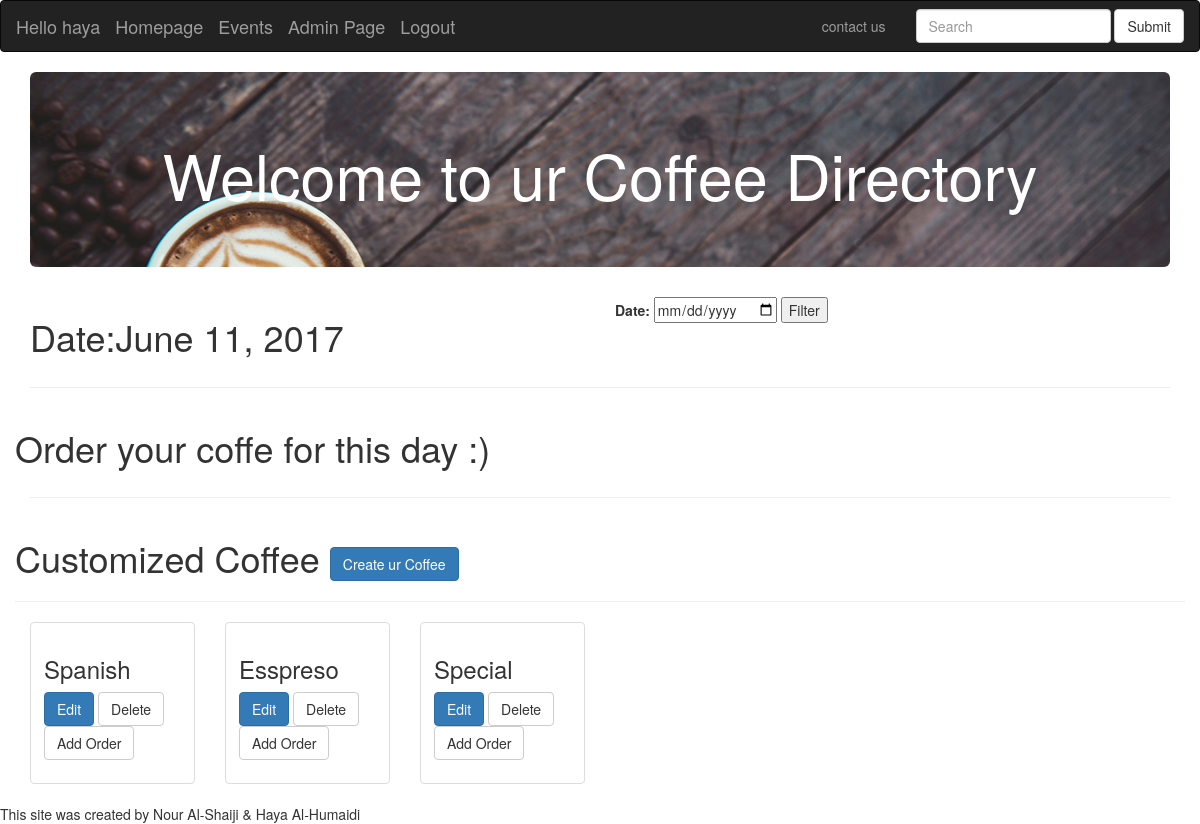
The page /main/home/ (signed in) on the database its author committed.
### main/models.py (models this page shows, shortened)
class Order(models.Model):
    user = models.ForeignKey(User)
    coffee = models.ForeignKey(Coffee)
    date = models.DateField()

class Coffee(models.Model):
    user= models.ForeignKey(User)
    name = models.CharField(max_length = 255)
    bean = models.ForeignKey(Bean)
    roast = models.ForeignKey(Roast)
    esspreso_shots = models.PositiveIntegerField(default = 1)
    water = models.FloatField(default = 0)
    steamed_milk = models.BooleanField(default = False)
    foam = models.FloatField(default = 0)
    powder = models.ManyToManyField(Powder, blank=True)
    syrup = models.ManyToManyField(Syrup, blank=True)
    extra_instructions = models.TextField()
    def __str__(self):
        return self.name

### main/views.py (the view)
def home(request):
    context = {}
    if not request.user.is_authenticated():
        return redirect('/accounts/github/login')
    user = request.user
    context['user']=user
    if request.method=="POST":
        form = SearchForm(request.POST)
        if form.is_valid():
            context['form']=form
            date = form.cleaned_data['date']
            context['today']=date
            order_list = Order.objects.filter(user=user, date=date)
            context["order_list"]=order_list
    else:
        form = SearchForm()
        context["form"]=form
        today = datetime.date.today()
        context['today']=today
        order_list = Order.objects.filter(user=user, date=today)
        context['order_list']=order_list
    coffee_list = Coffee.objects.filter(user=user)
    context['coffee_list']=coffee_list
    return render(request, "main/home.html", context)

### main/forms.py
class SearchForm(forms.Form):
    date = forms.DateField(widget = forms.DateInput(attrs={"type":"date"}))

### main/templates/main/home.html (shortened to what this page needs)
{% extends 'main/base.html' %}
{% load crispy_forms_tags %}
{% block header %} Welcome to ur Coffee Directory {% endblock %}
{% block content %}
<div class="row">
 <div class="col col-sm-6">
 <h1>Date:{{today}}</h1>
 </div>
 <div class="col col-sm-6">
 <form class="" action="{% url 'main:home' %}" method="post">
     {{form}}
     <input type="submit" name="" value="Filter">
 </form>
 </div>
</div>
<hr>
  <div class="row">
  {% if order_list %}
    {% for order in order_list %}
      <div class="col-sm-5 col-md-2">
        <div class="thumbnail">
          <div class="caption">
            <h3> {{order.coffee}} </h3>
            <p>
              <a href="{% url 'main:send_order_email' today.year today.month today.day %}" class="btn btn-primary" role="button">Order</a>
              <a href="{% url 'main:replecate_order' today.year today.month today.day %}" class="btn btn-default" role="button">Replecate</a>
              <a href="{% url 'main:received_order' order.id today.year today.month today.day %}" class="btn btn-default" role="button">Recieved</a>
            </p>
          </div>
        </div>
      </div>
    {% endfor %}
  {% else %}
  <h1>Order your coffe for this day :)</h1>
  {% endif %}
</div>
<hr>
<div class="row">
 <h1>Customized Coffee <a href="{% url 'main:createCoffee' %}" class="btn btn-primary" role="button">Create ur Coffee</a></h1>
 <hr>
 {% for coffee in coffee_list %}
   <div class="col-sm-5 col-md-2">
     <div class="thumbnail">
       <div class="caption">
         <h3>{{coffee}}</h3>
         <p>
           <a href="{% url 'main:editCoffee' coffee_id=coffee.id%}" class="btn btn-primary" role="button">Edit</a>
           <a href="{% url 'main:deleteCoffee' coffee_id=coffee.id%}" class="btn btn-default" role="button">Delete</a>
           <a href="{% url 'main:createOrder' coffee_id=coffee.id%}" class="btn btn-default" role="button">Add Order</a>
         </p>
       </div>
     </div>
   </div>
 {% endfor %}
</div>
{% endblock %}

### main/templates/main/base.html (shortened to what this page needs)
<!DOCTYPE html>
{% load static %}
<html lang="en">
    <head>
        <link href="{% static '/bootstrap-3.3.7-dist/css/bootstrap.css' %}" rel="stylesheet"/>
    </head>
    <body>
        <nav class="navbar navbar-inverse">
            <div class="container-fluid">
                <div class="navbar-header">
                    <a class="navbar-brand" href="#"> Hello {{request.user}}</a>
                </div>
                <div class="navbar-header">
                    <a class="navbar-brand" href="{% url 'main:home' %}">Homepage</a>
                </div>
                <div class="navbar-header">
                      <a class="navbar-brand" href="{% url 'main:event' %}">Events</a>
                    {% if not request.user.is_staff %}
                    <a class="navbar-brand" href="#">Navigate</a>
                    {% else %}
                    <a class="navbar-brand" href="{% url 'main:admin_page' %}">Admin Page</a>
                    {% endif %}
                </div>
                <div class="navbar-header">
                    {% if request.user.is_authenticated %}
                      <a class="navbar-brand" href="{% url 'main:logout' %}">Logout</a>
                    {% endif %}
                </div>
                <form class="navbar-form navbar-right">
                    <div class="form-group">
                        <input type="text" class="form-control" placeholder="Search">
                    </div>
                    <button type="submit" class="btn btn-default">Submit</button>
                </form>
                <ul class="nav navbar-nav navbar-right">
                    <li><a href="#">contact us</a></li>
                </ul>
            </div>
        </nav>
        <div class="container">
            <div id="jumbo" class="jumbotron text-center" style="color:white">
                <h1>
                    {% block header %}
                    {% endblock %}
                </h1>
            </div>
            {% block content %}
            {% endblock %}
        </div>
        <div>This site was created by Nour Al-Shaiji & Haya Al-Humaidi</div>
    </body>
</html>

### rows shown on the page
Order: date "June 11, 2017"
Coffee: name "Spanish"
Coffee: name "Esspreso"
Coffee: name "Special"

### other values the page prints
{{ request.user }} "haya"
